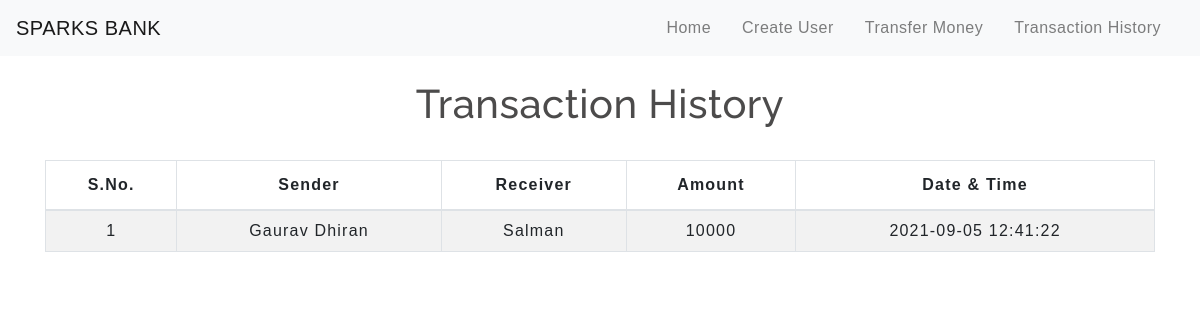
The page /transactionhistory.php on the database its author committed.
### tables this page shows
CREATE TABLE IF NOT EXISTS `transaction` (
  `sno` int(3) NOT NULL AUTO_INCREMENT,
  `sender` text NOT NULL,
  `receiver` text NOT NULL,
  `balance` int(8) NOT NULL,
  `datetime` datetime NOT NULL DEFAULT current_timestamp(),
  PRIMARY KEY (`sno`)
);

### transactionhistory.php (the view, shortened to what this page needs)
<!DOCTYPE html>
<html lang="en">
<head>
    <link rel="stylesheet" href="https://stackpath.bootstrapcdn.com/bootstrap/4.5.2/css/bootstrap.min.css">
    <link rel="stylesheet" type="text/css" href="css/table.css">
    <link rel="stylesheet" type="text/css" href="css/navbar.css">
</head>
<body>
<?php
  include 'navbar.php';
?>
	<div class="container">
        <h2 class="text-center pt-4">Transaction History</h2>
       <br>
       <div class="table-responsive-sm">
    <table class="table table-hover table-striped table-condensed table-bordered">
        <thead>
            <tr>
                <th class="text-center">S.No.</th>
                <th class="text-center">Sender</th>
                <th class="text-center">Receiver</th>
                <th class="text-center">Amount</th>
                <th class="text-center">Date & Time</th>
            </tr>
        </thead>
        <tbody>
        <?php
            include 'config.php';
            $sql ="select * from transaction";
            $query =mysqli_query($conn, $sql);
            while($rows = mysqli_fetch_assoc($query))
            {
        ?>
            <tr>
            <td class="py-2"><?php echo $rows['sno']; ?></td>
            <td class="py-2"><?php echo $rows['sender']; ?></td>
            <td class="py-2"><?php echo $rows['receiver']; ?></td>
            <td class="py-2"><?php echo $rows['balance']; ?> </td>
            <td class="py-2"><?php echo $rows['datetime']; ?> </td>
        <?php
            }
        ?>
        </tbody>
    </table>
    </div>
</div>
</body>
</html>

### css/table.css (style rules this page uses)
* { padding: 0; margin: 0; box-sizing: border-box; font-family: sans-serif; }
h2 { font-size: 40px; }
table { letter-spacing: 1.2px; }
td { text-align: center; }

### css/navbar.css (style rules this page uses)
h2 { color: #4C4B4B; letter-spacing: 0.5px; font-family: raleway; }

### rows shown on the page
transaction: sno "1", sender "Gaurav Dhiran", receiver "Salman", balance "10000", datetime "2021-09-05 12:41:22"
